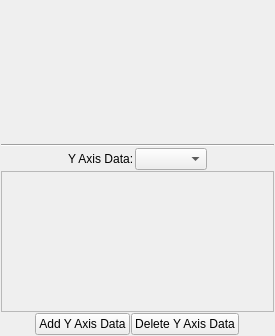
<?xml version="1.0" encoding="UTF-8"?>
<ui version="4.0">
 <class>AxesTab</class>
 <widget class="QWidget" name="AxesTab">
  <property name="geometry">
   <rect>
    <x>0</x>
    <y>0</y>
    <width>275</width>
    <height>336</height>
   </rect>
  </property>
  <property name="maximumSize">
   <size>
    <width>275</width>
    <height>16777215</height>
   </size>
  </property>
  <property name="windowTitle">
   <string>PlotMS Axes Tab</string>
  </property>
  <layout class="QVBoxLayout" name="verticalLayout">
   <property name="spacing">
    <number>1</number>
   </property>
   <property name="margin">
    <number>1</number>
   </property>
   <item>
    <widget class="QFrame" name="xFrame">
     <property name="frameShape">
      <enum>QFrame::NoFrame</enum>
     </property>
     <property name="frameShadow">
      <enum>QFrame::Raised</enum>
     </property>
    </widget>
   </item>
   <item>
    <widget class="Line" name="line_2">
     <property name="orientation">
      <enum>Qt::Horizontal</enum>
     </property>
    </widget>
   </item>
   <item>
    <layout class="QHBoxLayout" name="horizontalLayout_2">
     <item>
      <spacer name="horizontalSpacer_3">
       <property name="orientation">
        <enum>Qt::Horizontal</enum>
       </property>
       <property name="sizeHint" stdset="0">
        <size>
         <width>40</width>
         <height>20</height>
        </size>
       </property>
      </spacer>
     </item>
     <item>
      <widget class="QLabel" name="yAxisLabel">
       <property name="text">
        <string>Y Axis Data:</string>
       </property>
      </widget>
     </item>
     <item>
      <widget class="QComboBox" name="yAxisCombo">
       <property name="toolTip">
        <string>Set properties of the selected y-axis.</string>
       </property>
      </widget>
     </item>
     <item>
      <spacer name="horizontalSpacer_4">
       <property name="orientation">
        <enum>Qt::Horizontal</enum>
       </property>
       <property name="sizeHint" stdset="0">
        <size>
         <width>40</width>
         <height>20</height>
        </size>
       </property>
      </spacer>
     </item>
    </layout>
   </item>
   <item>
    <widget class="QFrame" name="yAxisFrame">
     <property name="sizePolicy">
      <sizepolicy hsizetype="Preferred" vsizetype="Preferred">
       <horstretch>0</horstretch>
       <verstretch>0</verstretch>
      </sizepolicy>
     </property>
     <property name="frameShape">
      <enum>QFrame::StyledPanel</enum>
     </property>
     <property name="frameShadow">
      <enum>QFrame::Sunken</enum>
     </property>
    </widget>
   </item>
   <item>
    <layout class="QHBoxLayout" name="horizontalLayout">
     <property name="spacing">
      <number>1</number>
     </property>
     <item>
      <spacer name="horizontalSpacer">
       <property name="orientation">
        <enum>Qt::Horizontal</enum>
       </property>
       <property name="sizeHint" stdset="0">
        <size>
         <width>40</width>
         <height>20</height>
        </size>
       </property>
      </spacer>
     </item>
     <item>
      <widget class="QPushButton" name="addYButton">
       <property name="toolTip">
        <string>Click to overplot another set of y-axis data on the plot.</string>
       </property>
       <property name="text">
        <string>Add Y Axis Data</string>
       </property>
      </widget>
     </item>
     <item>
      <widget class="QPushButton" name="removeYButton">
       <property name="toolTip">
        <string>Click to remove the selected y-axis data from the plot.</string>
       </property>
       <property name="text">
        <string>Delete Y Axis Data</string>
       </property>
      </widget>
     </item>
     <item>
      <spacer name="horizontalSpacer_2">
       <property name="orientation">
        <enum>Qt::Horizontal</enum>
       </property>
       <property name="sizeHint" stdset="0">
        <size>
         <width>40</width>
         <height>20</height>
        </size>
       </property>
      </spacer>
     </item>
    </layout>
   </item>
  </layout>
 </widget>
 <resources/>
 <connections/>
</ui>
